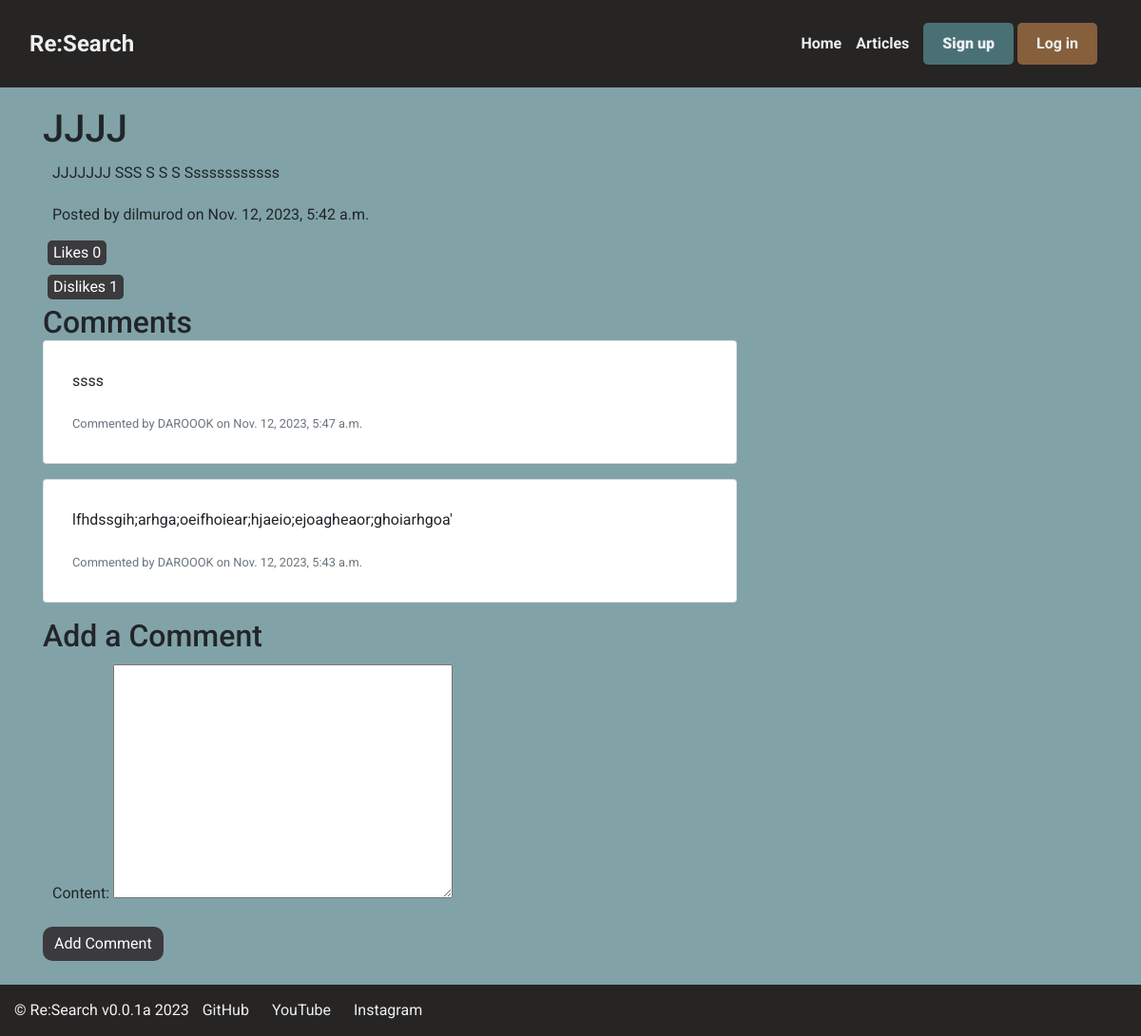
The app's page /post/2/ with its own data.
### helper/models.py (models this page shows, shortened)
class Post(models.Model):
    title = models.CharField(max_length=100)
    sphere = models.CharField(max_length=100)
    content = models.TextField()
    date_posted = models.DateTimeField(default=timezone.now)
    author = models.ForeignKey(User, on_delete=models.CASCADE)
    likes = models.IntegerField(default=0)
    dislikes = models.IntegerField(default=0)
    verified = models.BooleanField(default=False)

class PostComments(models.Model):
    post = models.ForeignKey(Post, on_delete=models.CASCADE)
    content = models.TextField()
    date_posted = models.DateTimeField(default=timezone.now)
    author = models.ForeignKey(User, on_delete=models.CASCADE)
    likes = models.IntegerField(default=0)
    dislikes = models.IntegerField(default=0)

### helper/views.py (the view)
# urls.py: path('post/<int:pk>/', PostDetailView.as_view(), name='post-detail'),
class PostDetailView(DetailView):
    model = Post
    template_name = 'helper/post_detail.html'
    context_object_name = 'posts'
    def get_context_data(self, **kwargs):
        context = super().get_context_data(**kwargs)
        context['comments'] = PostComments.objects.filter(post_id=self.kwargs['pk']).order_by('-date_posted')
        context['comment_form'] = CommentForm()
        return context

### helper/forms.py
class CommentForm(forms.ModelForm):
    class Meta:
        model = PostComments
        fields = ['content']

### helper/templates/helper/post_detail.html (shortened to what this page needs)
{% extends 'helper/base.html' %}
{% block content %}
  <div class="content-section">
    <h1>{{ posts.title }}</h1>
    <p>{{ posts.content }}</p>
    <p>Posted by {{ posts.author.username }} on {{ posts.date_posted }}</p>
    <form method="post" action="{% url 'like-post' pk=posts.pk %}">
        <button type="submit">Likes {{ posts.likes }}</button>
    </form>
    <form method="post" action="{% url 'dislike-post' pk=posts.pk %}">
        <button type="submit">Dislikes {{ posts.dislikes }}</button>
    </form>
    <h2>Comments</h2>
    {% for comment in comments %}
      <div class="card mb-3">
        <div class="card-body">
          <p class="card-text">{{ comment.content }}</p>
          <p class="card-text"><small class="text-muted">Commented by {{ comment.author.username }} on {{ comment.date_posted }}</small></p>
        </div>
      </div>
    {% endfor %}
    <h2>Add a Comment</h2>
    <form method="post" action="{% url 'comment-create' pk=posts.pk %}">
      {{ comment_form.as_p }}
      <button type="submit" class="btn btn-primary">Add Comment</button>
    </form>
  </div>
{% endblock %}

### helper/static/base.css (style rules this page uses)
body, h1, h2, h3, p { margin: 0; padding: 0; }
.content-section .btn.btn-primary { border-radius: 10px; background-color: #3b3a3d; border: none; margin: 5px 0px; }
.content-section p { padding: 10px 10px; }
body { font-family: 'Roboto', sans-serif; background-color: #81a3a7; overflow-x: hidden; }
.content-section button { background-color: #3b3a3d; color: white; border: none; border-radius: 5px; margin: 5px; }

### records on screen
Post: title "JJJJ", content "JJJJJJJ SSS S S S Ssssssssssss", author.username "dilmurod", date_posted "Nov. 12, 2023, 5:42 a.m.", likes "0", dislikes "1"
PostComments: content "ssss", author.username "DAROOOK", date_posted "Nov. 12, 2023, 5:47 a.m."
PostComments: content "lfhdssgih;arhga;oeifhoiear;hjaeio;ejoagheaor;ghoiarhgoa'", author.username "DAROOOK", date_posted "Nov. 12, 2023, 5:43 a.m."
